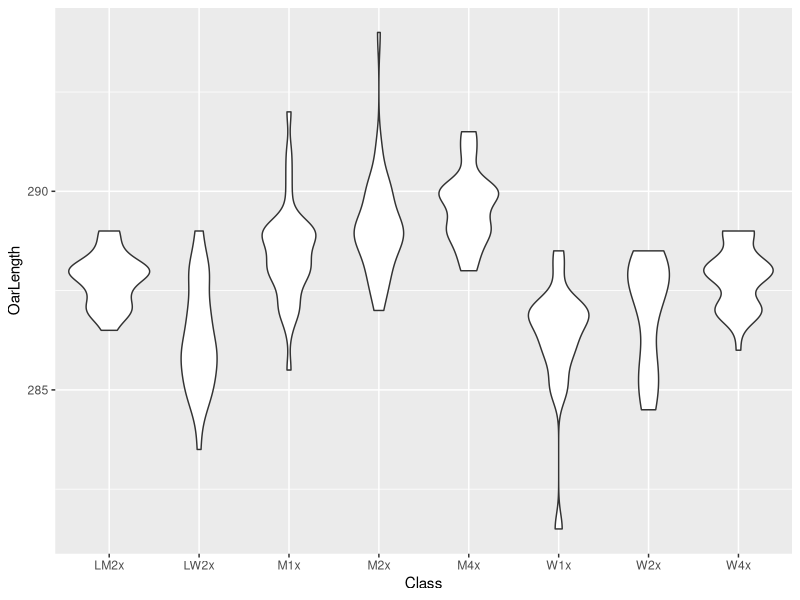
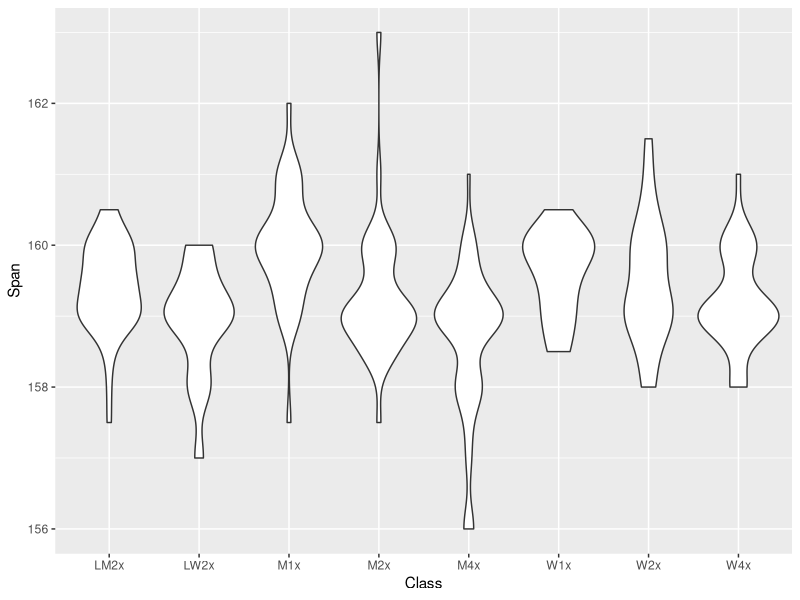
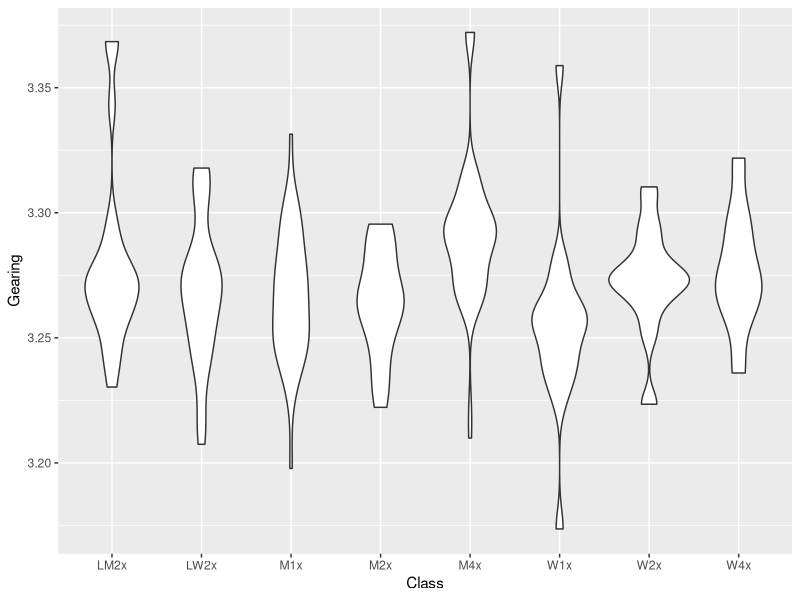

These figures' R source, in order:
#! /usr/bin/env Rscript

library(tidyverse)

df <- read.csv("sculling.csv")

df$Class <- as.factor(df$Class)
df$Seat <- as.factor(df$Seat)
df$Country <- as.factor(df$Country)
df$Gearing <- df$OarLength / df$OarInboard 

p1 <- ggplot(df, aes(Class, OarLength)) + geom_violin()
p2 <- ggplot(df, aes(Class, Span)) + geom_violin()
p4 <- ggplot(df, aes(Class, Gearing)) + geom_violin()

ggsave("x-oarlength.png", p1)
ggsave("x-span.png", p2)
ggsave("x-gearing.png", p4)
